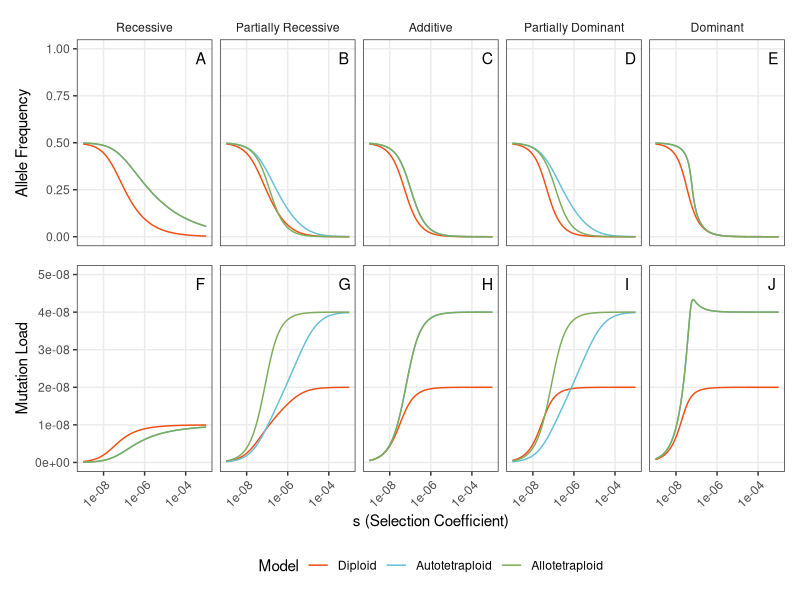
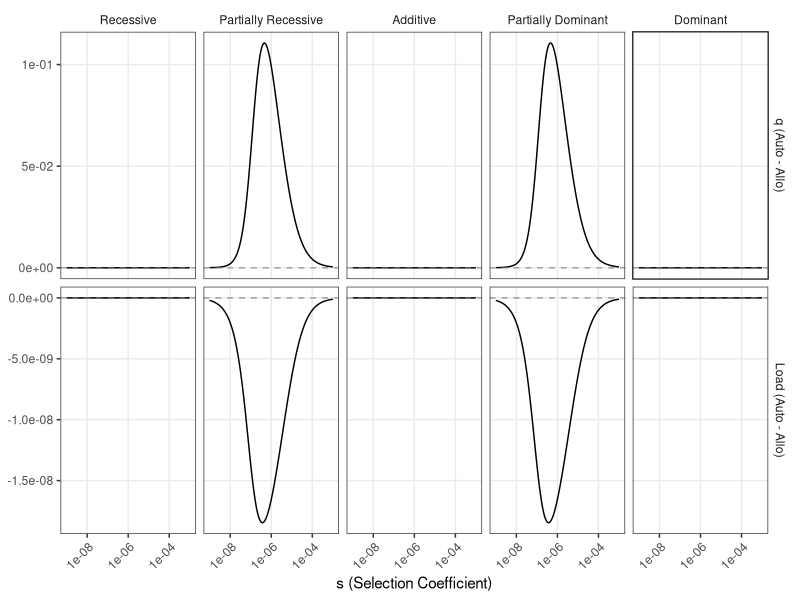
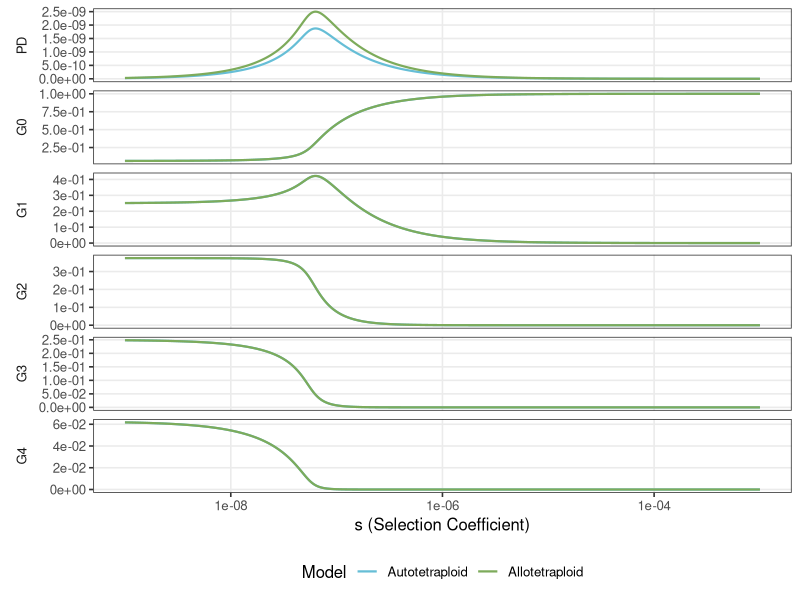

Here is the R script that generated these plots, in order:
library(ggplot2)
library(readr)
library(dplyr)
library(tidyr)
library(patchwork)

setwd("~/GitHub/Mutation_Selection_Balance_Autos_Allos/Matlab_scripts/equal_mut_bifn")

# Define color mapping
dip_color <- "#F04D13"
auto_color <- "#66BED6"
allo_color <- "#7DAB5B"

# Read in all datasets
dip_rec <- read_csv("dip_rec.csv", col_names = c("s", "q", "g0", "g1", "w"))
dip_part_rec <- read_csv("dip_part_rec.csv", col_names = c("s", "q", "g0", "g1", "w"))
dip_add <- read_csv("dip_add.csv", col_names = c("s", "q", "g0", "g1", "w"))
dip_part_dom <- read_csv("dip_part_dom.csv", col_names = c("s", "q", "g0", "g1", "w"))
dip_dom <- read_csv("dip_dom.csv", col_names = c("s", "q", "g0", "g1", "w"))

auto_rec <- read_csv("auto_rec.csv", col_names = c("s", "q", "g0", "g1", "g2", "w"))
auto_part_rec <- read_csv("auto_part_rec.csv", col_names = c("s", "q", "g0", "g1", "g2", "w"))
auto_add <- read_csv("auto_add.csv", col_names = c("s", "q", "g0", "g1", "g2", "w"))
auto_part_dom <- read_csv("auto_part_rec.csv", col_names = c("s", "q", "g0", "g1", "g2", "w"))
auto_dom <- read_csv("auto_dom.csv", col_names = c("s", "q", "g0", "g1", "g2", "w"))

allo_rec <- read_csv("allo_rec.csv", col_names = c("s", "q", "g00", "g01", "g10", "g11", "w"))
allo_part_rec <- read_csv("allo_part_rec.csv", col_names = c("s", "q", "g00", "g01", "g10", "g11", "w"))
allo_add <- read_csv("allo_add.csv", col_names = c("s", "q", "g00", "g01", "g10", "g11", "w"))
allo_part_dom <- read_csv("allo_part_rec.csv", col_names = c("s", "q", "g00", "g01", "g10", "g11", "w"))
allo_dom <- read_csv("allo_dom.csv", col_names = c("s", "q", "g00", "g01", "g10", "g11", "w"))

# Add dominance labels
dip_rec$Dominance       <- "Recessive"
dip_part_rec$Dominance  <- "Partially Recessive"
dip_add$Dominance       <- "Additive"
dip_part_dom$Dominance  <- "Partially Dominant"
dip_dom$Dominance       <- "Dominant"

auto_rec$Dominance       <- "Recessive"
auto_part_rec$Dominance  <- "Partially Recessive"
auto_add$Dominance       <- "Additive"
auto_part_dom$Dominance  <- "Partially Dominant"
auto_dom$Dominance       <- "Dominant"

allo_rec$Dominance       <- "Recessive"
allo_part_rec$Dominance  <- "Partially Recessive"
allo_add$Dominance       <- "Additive"
allo_part_dom$Dominance  <- "Partially Dominant"
allo_dom$Dominance       <- "Dominant"

# Bind each ploidy group together
dip  <- bind_rows(dip_rec, dip_part_rec, dip_add, dip_part_dom, dip_dom)
auto <- bind_rows(auto_rec, auto_part_rec, auto_add, auto_part_dom, auto_dom)
allo <- bind_rows(allo_rec, allo_part_rec, allo_add, allo_part_dom, allo_dom)

# Factor by dominance
dip$Dominance <- factor(dip$Dominance, levels = c("Recessive", "Partially Recessive", "Additive", "Partially Dominant", "Dominant"))
auto$Dominance <- factor(auto$Dominance, levels = c("Recessive", "Partially Recessive", "Additive", "Partially Dominant", "Dominant"))
allo$Dominance <- factor(allo$Dominance, levels = c("Recessive", "Partially Recessive", "Additive", "Partially Dominant", "Dominant"))

# Calculate summary statistics for each dataset, including load, PD, and genotypes
dip <- dip %>% 
  mutate(G0 = g0^2, 
         G1 = 2*g0*g1, 
         G2 = g1^2, 
         load = 1-w, 
         PD = 0, 
         Model = "Diploid")

auto <- auto %>% 
  mutate(G0 = g0^2, 
         G1 = 2*g0*g1, 
         G2 = 2*g0*g2 + g1^2, 
         G3 = 2*g1*g2, 
         G4 = g2^2,
         load = 1-w, 
         PD = g2 - q^2, 
         Model = "Autotetraploid")

allo <- allo %>% 
  mutate(G0 = g00^2, 
         G1 = 2*g00*(g01+g10), 
         G2 = g01^2 + 2*(g00*g11 + g01*g10) + g10^2,
         G3 = 2*g11*(g01 + g10),
         G4 = g11^2,
         load = 1-w, 
         PD = g11 - q^2, 
         Model = "Allotetraploid")

# Combine all datasets
full_data <- bind_rows(dip, auto, allo)

# Set ploidy as a factor for consistent color and legend order
full_data$Model <- factor(full_data$Model, levels = c("Diploid", "Autotetraploid", "Allotetraploid"))

# Color mapping
ploidy_colors <- c("Diploid" = dip_color,
                   "Autotetraploid" = auto_color,
                   "Allotetraploid" = allo_color)

# Create data frame for panel labels
panel_labels_top <- data.frame(
  Dominance = factor(c("Recessive", "Partially Recessive", "Additive", "Partially Dominant", "Dominant"),
                     levels = c("Recessive", "Partially Recessive", "Additive", "Partially Dominant", "Dominant")),
  label = c("A", "B", "C", "D", "E"),
  x = rep(3e-4, 5),  # x position for labels
  y = rep(0.95, 5)   # y position for labels
)

panel_labels_bottom <- data.frame(
  Dominance = factor(c("Recessive", "Partially Recessive", "Additive", "Partially Dominant", "Dominant"),
                     levels = c("Recessive", "Partially Recessive", "Additive", "Partially Dominant", "Dominant")),
  label = c("F", "G", "H", "I", "J"),
  x = rep(3e-4, 5),   # x position for labels
  y = rep(4.75e-8, 5) # y position for labels
)

# Top row: Allele frequency (q) plot
p_q <- ggplot(full_data, aes(x = s, y = q, color = Model)) +
  geom_line() +
  scale_color_manual(values = ploidy_colors) +
  facet_wrap(~Dominance, nrow = 1, strip.position = "top") +
  scale_x_log10(
    limits = c(1e-9, 1e-3),
    breaks = c(1e-8, 1e-6, 1e-4)
  ) +
  scale_y_continuous(
    limits = c(0, 1),
    breaks = c(0, 0.25, 0.5, 0.75, 1)
  ) +
  # Add panel labels
  geom_text(data = panel_labels_top, aes(x = x, y = y, label = label),
            inherit.aes = FALSE, size = 4, hjust = 0) +
  theme_bw(base_size = 11) +
  theme(
    legend.position = "none",
    panel.grid.minor = element_blank(),
    strip.placement = "outside",
    strip.background = element_blank(),
    axis.text.x = element_blank(),
    axis.ticks.x = element_blank()
  ) +
  labs(y = "Allele Frequency", x = NULL, color = "Model")

# Bottom row: Mutation load plot
p_load <- ggplot(full_data, aes(x = s, y = load, color = Model)) +
  geom_line() +
  scale_color_manual(values = ploidy_colors) +
  facet_wrap(~Dominance, nrow = 1) +  
  scale_x_log10(
    limits = c(1e-9, 1e-3),
    breaks = c(1e-8, 1e-6, 1e-4),
    labels = scales::label_scientific()
  ) +
  scale_y_continuous(
    limits = c(0, 5e-8),
    breaks = c(0, 1e-8, 2e-8, 3e-8, 4e-8, 5e-8),
    labels = scales::label_scientific()
  ) +
  # Add panel labels
  geom_text(data = panel_labels_bottom, aes(x = x, y = y, label = label),
            inherit.aes = FALSE, size = 4, hjust = 0) +
  theme_bw(base_size = 11) +
  labs(x = "s (Selection Coefficient)", y = "Mutation Load") +
  theme(
    legend.position = "none",
    panel.grid.minor = element_blank(),
    strip.placement = "outside",
    strip.background = element_blank(),
    strip.text.x = element_blank(),
    axis.text.x = element_text(angle = 45, hjust = 1, size = 9)
  )

# Combine plots
final_plot <- p_q / p_load +
  plot_layout(guides = "collect") & theme(legend.position = "bottom")

# Save
ggsave("equal_mut_bifn.pdf", final_plot, width = 6.5, height = 4, units = "in")




# We also want to plot the difference between the autos and allos

diff_color <- "#000000"

# Calculate differences between auto and allo
# First, merge auto and allo data by s and Dominance
auto_subset <- auto %>% select(s, Dominance, q, load)
allo_subset <- allo %>% select(s, Dominance, q, load)

diff_data <- inner_join(auto_subset, allo_subset, by = c("s", "Dominance"), suffix = c("_auto", "_allo")) %>%
  mutate(
    q_diff = q_auto - q_allo,
    load_diff = load_auto - load_allo
  )

# Panel labels for difference figure
panel_labels <- data.frame(
  Dominance = factor(rep(c("Recessive", "Partially Recessive", "Additive", "Partially Dominant", "Dominant"), 2),
                     levels = c("Recessive", "Partially Recessive", "Additive", "Partially Dominant", "Dominant")),
  Metric = factor(c(rep("q (Auto - Allo)", 5), rep("Load (Auto - Allo)", 5)),
                  levels = c("q (Auto - Allo)", "Load (Auto - Allo)")),
  label = c("A", "B", "C", "D", "E", "F", "G", "H", "I", "J"),
  x = rep(3e-4, 10),
  y_q = rep(max(diff_data$q_diff, na.rm = TRUE) * 0.9, 5),
  y_load = rep(max(diff_data$load_diff, na.rm = TRUE) * 0.9, 5)
)

# Create long format data for faceting
diff_data_long <- diff_data %>%
  select(s, Dominance, q_diff, load_diff) %>%
  pivot_longer(cols = c(q_diff, load_diff), 
               names_to = "metric", 
               values_to = "difference") %>%
  mutate(
    Metric = case_when(
      metric == "q_diff" ~ "q (Auto - Allo)",
      metric == "load_diff" ~ "Load (Auto - Allo)"
    ),
    Metric = factor(Metric, levels = c("q (Auto - Allo)", "Load (Auto - Allo)"))
  )

# create plot of genotype distributions and PD for dominant case
p_diff <- ggplot(diff_data_long, aes(x = s, y = difference, color = "Auto - Allo")) +
  geom_line(linewidth = .5) +
  geom_hline(yintercept = 0, linetype = "dashed", color = "gray50", alpha = 0.7) +
  facet_grid(Metric ~ Dominance, scales = "free_y") +
  scale_color_manual(values = c("Auto - Allo" = diff_color), name = "Difference") +
  scale_x_log10(
    limits = c(1e-9, 1e-3),
    breaks = c(1e-8, 1e-6, 1e-4),
    labels = scales::label_scientific()
  ) +
  scale_y_continuous(
    breaks = scales::pretty_breaks(n = 4),
    labels = scales::label_scientific()
  ) +
  # Add panel labels
  geom_text(data = panel_labels %>% filter(Metric == "Diff q (Auto - Allo)"), 
            aes(x = x, y = y_q, label = label),
            inherit.aes = FALSE, size = 4, hjust = 0) +
  geom_text(data = panel_labels %>% filter(Metric == "Diff Load (Auto - Allo)"), 
            aes(x = x, y = y_load, label = label),
            inherit.aes = FALSE, size = 4, hjust = 0) +
  theme_bw(base_size = 11) +
  theme(
    panel.grid.minor = element_blank(),
    strip.background = element_blank(),
    axis.text.x = element_text(angle = 45, hjust = 1, size = 9),
    legend.position = "none"
  ) +
  labs(x = "s (Selection Coefficient)", y = NULL)

ggsave("auto_allo_differences_equal_mut.pdf", p_diff, width = 6.5, height = 4, units = "in")




# plot of PD and genotype distributions to explain the bump in load
dominant_data <- full_data %>%
  filter(Dominance == "Dominant", Model %in% c("Autotetraploid", "Allotetraploid")) %>%
  select(s, Model, PD, G0, G1, G2, G3, G4) %>%
  pivot_longer(cols = c(PD, G0, G1, G2, G3, G4), 
               names_to = "Variable", 
               values_to = "Value") %>%
  mutate(Variable = factor(Variable, levels = c("PD", "G0", "G1", "G2", "G3", "G4")))

p_load_bump <- ggplot(dominant_data, aes(x = s, y = Value, color = Model)) +
  geom_line(linewidth=.75) +
  facet_wrap(~Variable, scales = "free_y", ncol = 1, strip.position = "left") +
  scale_color_manual(values = c("Autotetraploid" = auto_color, "Allotetraploid" = allo_color)) +
  scale_x_log10(
    limits = c(1e-9, 1e-3),
    breaks = c(1e-8, 1e-6, 1e-4),
    labels = scales::label_scientific()
  ) +
  scale_y_continuous(labels = scales::label_scientific()) +
  theme_bw(base_size = 12) +
  theme(
    panel.grid.minor = element_blank(),
    strip.background = element_blank(),
    strip.placement = "outside",
    legend.position = "bottom"
  ) +
  labs(x = "s (Selection Coefficient)", y = NULL, color = "Model")

ggsave("load_bump.pdf", p_load_bump, width = 4.5, height = 7, units = "in")

